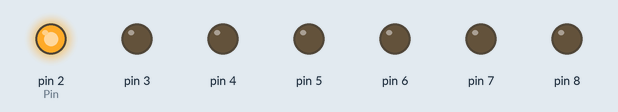
Recording of a sketch running on a simulated Arduino Uno, built with avr-gcc and run on an emulated ATmega328P. On the bench: output pins drawn as LEDs (lit = HIGH).

Above: at 0.02 s.
At 2.35 s:
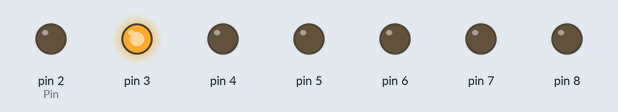
At 3.25 s:
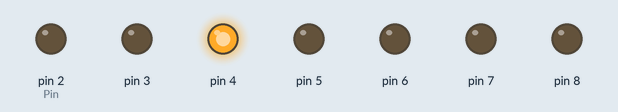
At 4.95 s:
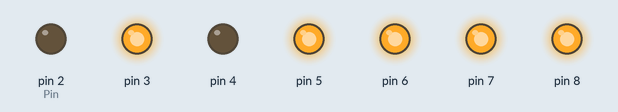
At 6.57 s:
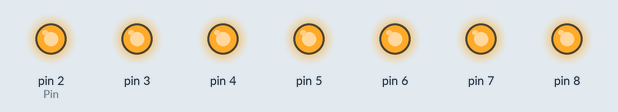
At 7.82 s:
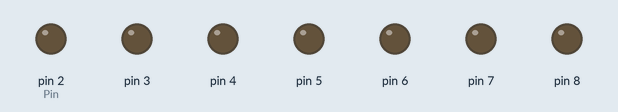
Timing chart, 0 to 10.3 s (numbered marks = the images above):
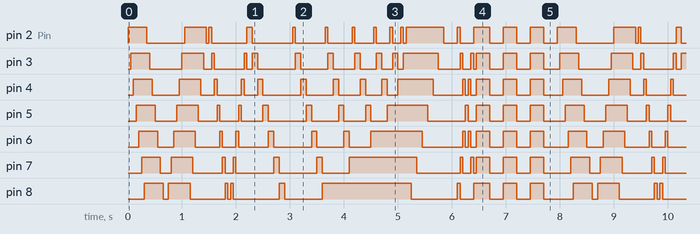

The sketch:

Software_V1.0.ino
```cpp
// (licence header left out)
/*******************************DEFINE*****************************************/

#define Pin  2     //1. Pin auf Arduino
#define Led 7      // Anzahl-LEDs
#define Zeit 50    // Verzoegerungszeit 500ms

/**********************Variablen*********************************/

int i;           //for-Loop
int x;           //for-Loop
int Spiegel;

/*****************************Setup***********************************************/

void setup()
            {
             for (i = Pin; i < Pin + Led; i ++){
                  pinMode(i, OUTPUT);
                 }
            }

void loop(){

/*********************************1.Effekt****************************************/

            for (i = Pin; i < Pin + Led; i ++){
                  digitalWrite(i, HIGH);
                  delay(Zeit);
                }

             for (i = Pin; i < Pin + Led; i ++){
                 digitalWrite(i, LOW);
                 delay(Zeit);
               }

/*********************************2.Effekt****************************************/

            for (i = Pin + Led ; i >= Pin; i --){
                  digitalWrite(i, HIGH);
                  delay(Zeit);
                 }

             for (int i = Pin + Led ; i >= Pin; i --){
                  digitalWrite(i, LOW);
                  delay(Zeit);
                }

/*********************************3.Effekt****************************************/

            for (i = Pin; i < Pin + Led; i ++){
                   digitalWrite(i, HIGH);
                   delay(Zeit);
                   digitalWrite(i, LOW);
                   digitalWrite(i + 1, HIGH);
                  }

            for (i = Pin + Led ; i >= Pin; i --){
                  digitalWrite(i, HIGH);
                  delay(Zeit);
                  digitalWrite(i, LOW);
                  digitalWrite(i - 1, HIGH);
                }

/*********************************4.Effekt****************************************/

           for (i = Pin; i <= Pin + Led; i ++){
                  digitalWrite(i, HIGH);
                  delay(Zeit);
                  digitalWrite(i + 1, HIGH);
                  digitalWrite(i, LOW);
                  delay(Zeit);
                }

/*********************************5.Effekt****************************************/

           for (i = Pin; i < Pin + Led -1; i ++){
                 digitalWrite(i, HIGH);
                 delay(Zeit);
                 digitalWrite(i + 1, HIGH);
                 digitalWrite(i, LOW);
                 delay(Zeit);
               }
                 digitalWrite(8, HIGH);

           for (i = Pin; i < Pin + Led-2; i ++){
                 digitalWrite(i, HIGH);
                 delay(Zeit);
                 digitalWrite(i + 1, HIGH);
                 digitalWrite(i, LOW);
                 delay(Zeit);
               }
                 digitalWrite(8, HIGH);
                 digitalWrite(7, HIGH);

           for (i = Pin; i < Pin + Led-3; i ++){
                 digitalWrite(i, HIGH);
                 delay(Zeit);
                 digitalWrite(i + 1, HIGH);
                 digitalWrite(i, LOW);
                 delay(Zeit);
               }
                 digitalWrite(8, HIGH);
                 digitalWrite(7, HIGH);
                 digitalWrite(6, HIGH);


           for (i = Pin; i < Pin + Led-4; i ++){
                 digitalWrite(i, HIGH);
                 delay(Zeit);
                 digitalWrite(i + 1, HIGH);
                 digitalWrite(i, LOW);
                 delay(Zeit);
               }
                 digitalWrite(8, HIGH);
                 digitalWrite(7, HIGH);
                 digitalWrite(6, HIGH);
                 digitalWrite(5, HIGH);

           for (i = Pin; i < Pin + Led-5; i ++){
                 digitalWrite(i, HIGH);
                 delay(Zeit);
                 digitalWrite(i + 1, HIGH);
                 digitalWrite(i, LOW);
                 delay(Zeit);
               }
                 digitalWrite(8, HIGH);
                 digitalWrite(7, HIGH);
                 digitalWrite(6, HIGH);
                 digitalWrite(5, HIGH);
                 digitalWrite(4, HIGH);

           for (i = Pin; i < Pin + Led-6; i ++){
                 digitalWrite(i, HIGH);
                 delay(Zeit);
                 digitalWrite(i + 1, HIGH);
                 digitalWrite(i, LOW);
                 delay(Zeit);
               }
                 digitalWrite(8, HIGH);
                 digitalWrite(7, HIGH);
                 digitalWrite(6, HIGH);
                 digitalWrite(5, HIGH);
                 digitalWrite(4, HIGH);
                 digitalWrite(3, HIGH);

          for (i = Pin; i < Pin + Led-7; i ++){
                digitalWrite(i, HIGH);
                delay(Zeit);
                digitalWrite(i + 1, HIGH);
                digitalWrite(i, LOW);
                delay(Zeit);
              }
                digitalWrite(8, HIGH);
                digitalWrite(7, HIGH);
                digitalWrite(6, HIGH);
                digitalWrite(5, HIGH);
                digitalWrite(4, HIGH);
                digitalWrite(3, HIGH);
                digitalWrite(2, HIGH);


          for (i = Pin + Led; i >= Pin; i --){  //LEDs langsam auf LOW setzen
                digitalWrite(i, LOW);
                delay(Zeit*2);
               }
                delay(Zeit*3);

/*********************************6.Effekt****************************************/

             Spiegel= Pin*2 + Led-1;

          for (i = Pin; i < Pin + Led/2; i ++){
               digitalWrite(i, HIGH);
               digitalWrite(Spiegel - i, HIGH);
               delay(Zeit);
               digitalWrite(i, LOW);
               digitalWrite(Spiegel - i, LOW);
             }

          for (i = Pin + Led/2; i >= Pin; i --){
               digitalWrite(i, HIGH);
               digitalWrite(Spiegel - i, HIGH);
               delay(Zeit);
               digitalWrite(i, LOW);
               digitalWrite(Spiegel - i, LOW);
            }

/*********************************7.Effekt****************************************/

          for(x=0; x<3; x++){                          // 3-Mal Loop
              for (int i = Pin; i < Pin + Led; i ++){  //Alle LEDs leuchten
                   digitalWrite(i, HIGH);
                  }
                   delay(Zeit*5);

              for (int i = Pin; i < Pin + Led; i ++){ //Alle LEDs leuchten nicht
                   digitalWrite(i, LOW);
                  }
                   delay(Zeit*5);
            }
}
```

Measured:
- by itself, pin 2 (Pin), pin 3–7: moves between LOW and HIGH, repeating every 8.0 s
- by itself, pin 8: repeats every 8.0 s: LOW 0.10 s, HIGH 0.40 s, LOW 0.65 s, HIGH 0.05 s, LOW 0.05 s, HIGH 0.05 s, LOW 0.85 s, HIGH 0.10 s, LOW 0.70 s, HIGH 1.7 s, LOW 0.85 s, HIGH 0.05 s, LOW 0.25 s, HIGH 0.30 s, 2 × (LOW 0.25 s, HIGH 0.25 s), LOW 0.55 s, HIGH 0.35 s
- by itself, everything shown: repeats every 8.0 s, in 98 steps
